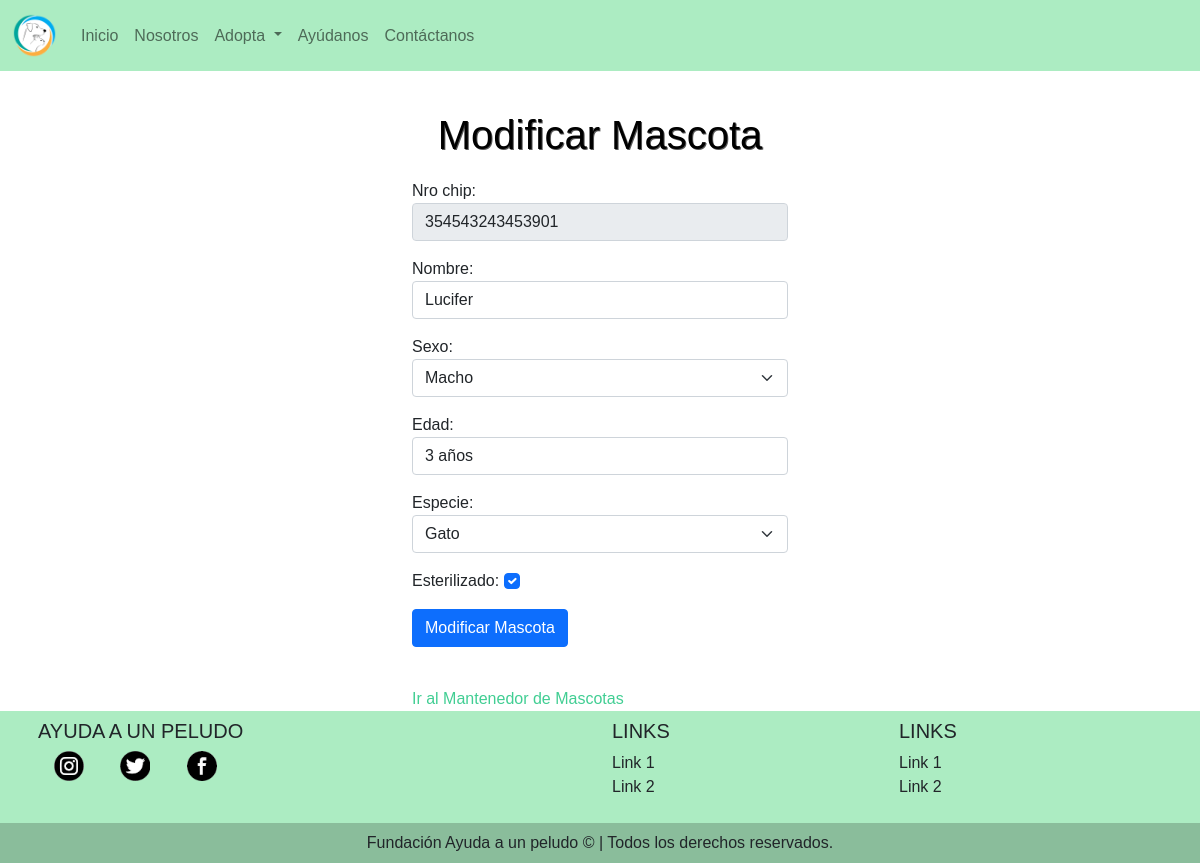
Screenshot of /formMascotaMod/354543243453901/ with the database file from the repository.
### appPeludo/models.py (models this page shows)
class Mascota(models.Model):
    nro_chip = models.CharField(max_length=15,primary_key=True)
    nombre = models.CharField(max_length=40)
    sexo = models.CharField(max_length=6)
    edad = models.CharField(max_length=15)
    especie = models.CharField(max_length=5)
    esterilizado = models.BooleanField()

### appPeludo/views.py (the view, shortened to what this page needs)
# urls.py: path('formMascotaMod/<str:nro_chip>/', appPeludo.views.formMascotaMod, name='formMascotaMod'),
def formMascotaMod(request, nro_chip):
    mascota = Mascota.objects.get(nro_chip=nro_chip)
    datos = {
        'form' : MascotaFormMod(instance=mascota)
    }
    return render(request,'editarMascota.html', datos)

### appPeludo/forms.py
class MascotaFormMod(ModelForm):
    disabled_fields = ['nro_chip']
    class Meta:
        model = Mascota
        fields=['nro_chip','nombre','sexo','edad','especie','esterilizado']
        widgets = {
            'nro_chip': forms.TextInput(attrs={'class':'form-control','readonly':'True'}),
            'nombre': forms.TextInput(attrs={'class':'form-control'}),
            'sexo': forms.Select(attrs={'class':'form-select'},choices=SEXO),
            'edad': forms.TextInput(attrs={'class':'form-control'}),
            'especie': forms.Select(attrs={'class':'form-select'},choices=ESPECIE),
            'esterilizado': forms.CheckboxInput(attrs={'class':'form-check-input'})
        }

### appPeludo/templates/editarMascota.html (shortened to what this page needs)
{% extends 'layout.html' %}
{% block contenido %}
    <h1 class="titulo">Modificar Mascota</h1>
    <div class="container col-lg-4 secciones-h">
        <form action="" method="POST" id="formulario">
            <div class="form-group">
                {{ form.as_p }}
            </div>
            <input type = "submit" class="btn btn-primary" value = "Modificar Mascota" id="modificar" />
        </form>
    </div>
    <div class="container col-lg-4">
        <a href="{% url 'mascotaCRUD' %}" class="">Ir al Mantenedor de Mascotas</a>
    </div>
{% endblock  %}

### appPeludo/static/css/style.css (style rules this page uses)
body { font-family: Verdana, Arial, Tahoma, Serif; }
.secciones-h { margin-bottom: 40px; }
.titulo { color:black; text-shadow: 1px 1px #585858; text-align:center; margin-top: 40px; margin-bottom: 20px; }
a:link { color:rgb(65, 206, 147); text-decoration: none; }

### rows the page displays
Mascota: nro_chip "354543243453901", nombre "Lucifer", sexo "Macho", edad "3 años", especie "Gato", esterilizado "☑"
